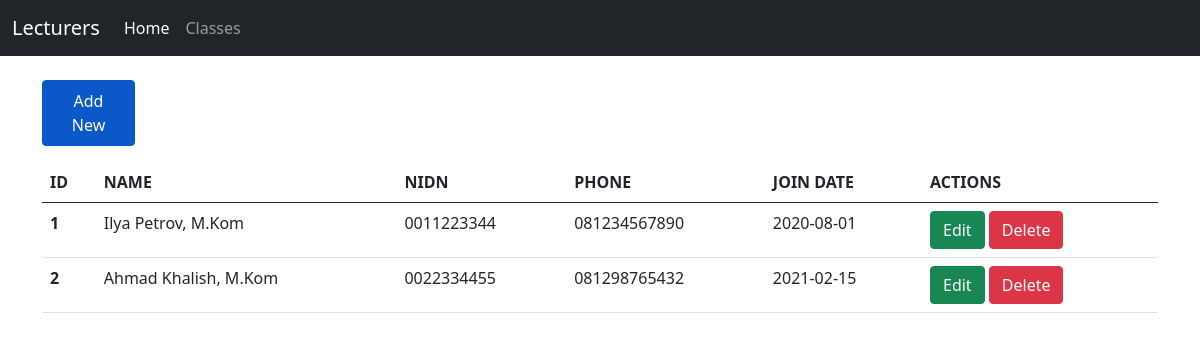
The page / on the database its author committed.
### tables this page shows
CREATE TABLE IF NOT EXISTS lecturers (
    id INT UNSIGNED AUTO_INCREMENT PRIMARY KEY,
    name VARCHAR(100) NOT NULL,
    nidn VARCHAR(30) NOT NULL UNIQUE,
    phone VARCHAR(25) NOT NULL,
    join_date DATE NOT NULL
);

### app/controllers/LecturerController.php (called while the page is built, shortened)
<?php
class LecturerController
{
    public function index(): void
    {
        $lecturers = $this->model->getAll();
        require __DIR__ . '/../views/lecturers/index.php';
    }
}

### public/index.php (called while the page is built, shortened)
<?php
require_once __DIR__ . '/../app/models/Lecturer.php';
require_once __DIR__ . '/../app/controllers/LecturerController.php';
require_once __DIR__ . '/../app/controllers/ClassController.php';
$lecturerModel = new Lecturer($db);
$classModel = new SchoolClass($db);
$lecturerController = new LecturerController($lecturerModel);
$classController = new ClassController($classModel, $lecturerModel);
$page = $_GET['page'] ?? 'lecturers';
$action = $_GET['action'] ?? 'index';
if ($page === 'classes') {
    match ($action) {
        'create' => $classController->create(),
        'edit' => $classController->edit(),
        'delete' => $classController->delete(),
        default => $classController->index(),
    };
} else {
    match ($action) {
        'create' => $lecturerController->create(),
        'edit' => $lecturerController->edit(),
        'delete' => $lecturerController->delete(),
        default => $lecturerController->index(),
    };
}

### app/models/Lecturer.php (called while the page is built, shortened)
<?php
class Lecturer
{
    public function getAll(): array
    {
        $result = $this->db->query('SELECT * FROM lecturers');
        return $result->fetch_all(MYSQLI_ASSOC);
    }
}

### app/views/lecturers/index.php (the view, shortened to what this page needs)
<?php $pageTitle = 'Home'; require __DIR__ . '/../layouts/header.php'; ?>
<div class="container my-4">
  <div class="col-1 my-3">
    <a type="button" class="btn btn-primary nav-link active" href="?page=lecturers&action=create">Add New</a>
  </div>
  <table class="table">
    <thead><tr><th>ID</th><th>NAME</th><th>NIDN</th><th>PHONE</th><th>JOIN DATE</th><th>ACTIONS</th></tr></thead>
    <tbody>
    <?php foreach ($lecturers as $row): ?>
      <tr>
        <th><?= (int)$row['id'] ?></th><td><?= htmlspecialchars($row['name']) ?></td><td><?= htmlspecialchars($row['nidn']) ?></td><td><?= htmlspecialchars($row['phone']) ?></td><td><?= htmlspecialchars($row['join_date']) ?></td>
        <td><a class="btn btn-success" href="?page=lecturers&action=edit&id=<?= (int)$row['id'] ?>">Edit</a>
          <form method="post" action="?page=lecturers&action=delete" style="display:inline" onsubmit="return confirm('Delete this lecturer?')"><input type="hidden" name="id" value="<?= (int)$row['id'] ?>"><button class="btn btn-danger" type="submit">Delete</button></form></td>
      </tr>
    <?php endforeach; ?>
    </tbody>
  </table>
</div>
<?php require __DIR__ . '/../layouts/footer.php'; ?>

### rows shown on the page
lecturers: id "1", name "Ilya Petrov, M.Kom", nidn "0011223344", phone "081234567890", join_date "2020-08-01"
lecturers: id "2", name "Ahmad Khalish, M.Kom", nidn "0022334455", phone "081298765432", join_date "2021-02-15"
